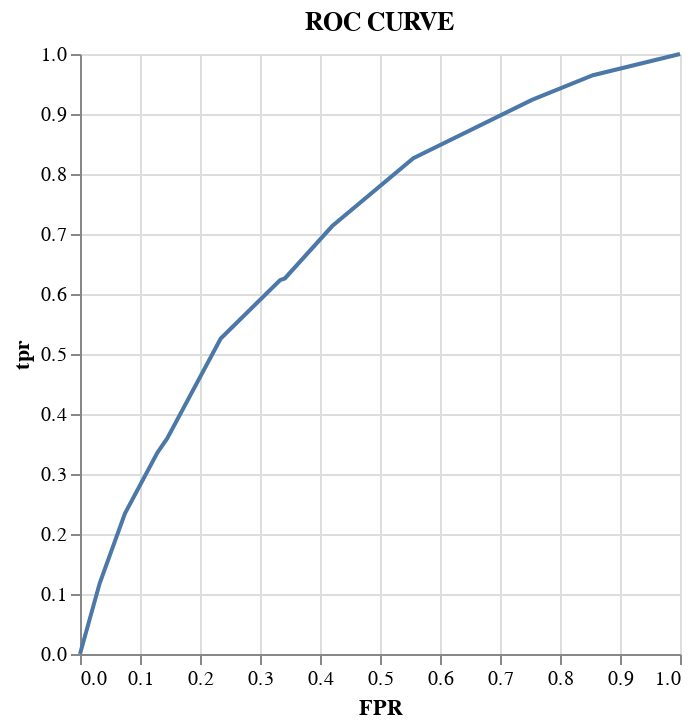

The notebook cell this image was saved under:
### Code cell
%chart title = ROC CURVE, x = fpr, labelx = FPR, y = tpr, mark = line, height = 500, width = 500
